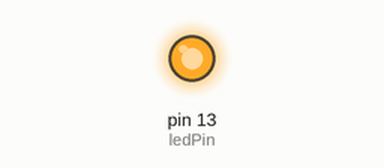
The sketch below on a simulated Arduino Uno, built with avr-gcc and run on an emulated ATmega328P. Shown: output pins drawn as LEDs (lit = HIGH). What the sketch prints to the serial monitor is not drawn.

Above: at 0.1 s.
At 12.0 s:
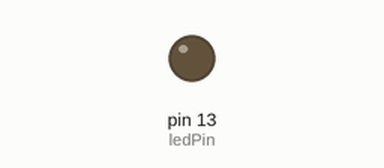
Timing chart, 0 to 13.5 s (numbered marks = the images above):
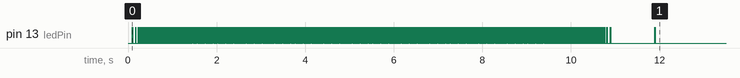

The sketch:

led_pwm.ino
```cpp
const int ledPin = 13;

const double f_min = 1.0 / 1000.0;  // 0.001
const double f_max = 1.0 / 10.0;    // 0.02

long counting = 0;

class Led {
public:
  unsigned long last_toggle = 0;
  unsigned long last_update = 0;
  int n_steps = 500;
  int counting = 0;
  double lerp_val = 0.0;
  double change = 0.001;
  void update();
};

void Led::update() {
  if (n_steps > 0) {
    unsigned long now = micros();

    // excelerate for 1s
    if (now - last_update >= 1000) {
      lerp_val += change;
      if (lerp_val >= 1.0) {
        change = 0.0;
      } else if (lerp_val <= 0.0) {
        lerp_val = 0.0;
      }
      last_update = micros();
    }

    if (n_steps < 50) {
      change = -0.001;
    }

    double freq = f_min + lerp_val * (f_max - f_min);
    unsigned long interval = (unsigned long)(1000.0 / freq);

    if (now - last_toggle >= interval) {
      digitalWrite(ledPin, HIGH);
      delay(10);
      digitalWrite(ledPin, LOW);
      n_steps--;
      counting++;
      last_toggle = micros();
    }
  } else {
    change = 0.001;
    Serial.println(counting);
  }
}

Led led;

void setup() {
  pinMode(ledPin, OUTPUT);
  digitalWrite(ledPin, LOW);
  Serial.begin(9600);
}

void loop() {
  led.update();
}
```
